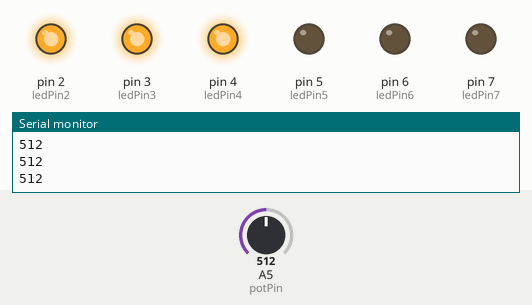
Simulated run of this sketch. Board: Arduino Uno, built with avr-gcc and run on an emulated ATmega328P. Shown: output pins drawn as LEDs (lit = HIGH), the last lines printed to the serial monitor. Inputs (shaded band) come from the test bench; at power-on: A5 (potPin) = 512. Pins used as bus, display or sensor lines are not drawn.

Above: at 1.2 s.
1.3 s: A5 (potPin) set to 573
2.8 s: A5 (potPin) set to 597
At 3.2 s:
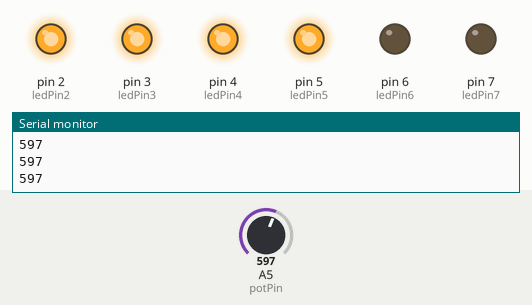
4.3 s: A5 (potPin) set to 428
At 5.4 s:
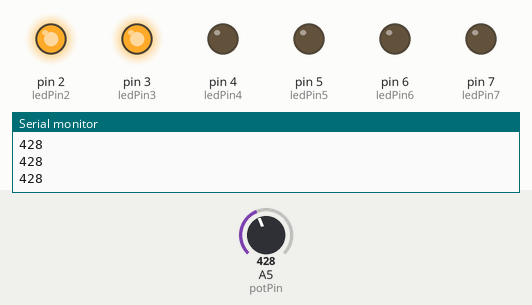
5.8 s: A5 (potPin) set to 303
7.3 s: A5 (potPin) set to 277
At 7.7 s:
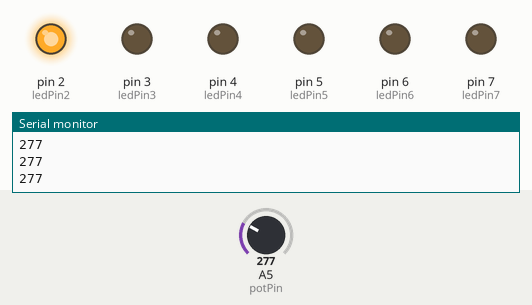
8.8 s: A5 (potPin) set to 306
At 10.2 s:
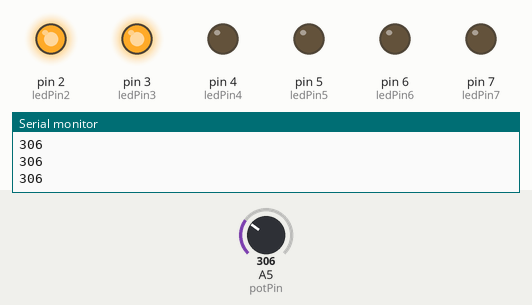
Timing chart, 0 to 11.3 s (numbered marks = the images above; inputs shaded):
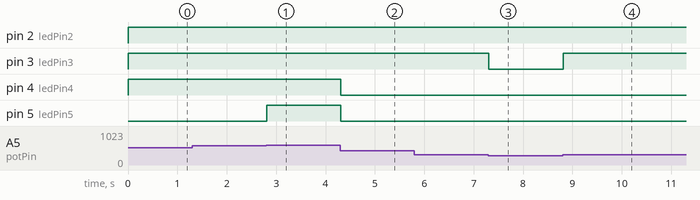

Measured:
- the behaviour switches between 583 and 584 on A5 (potPin) (found by bisection; images 0 and 1)
- the behaviour switches between 292 and 291 on A5 (potPin) (found by bisection; images 2 and 3)
- after the input at 2.8 s, pin 5 (ledPin5): LOW → HIGH at once
- after the input at 4.3 s, pin 4 (ledPin4), pin 5 (ledPin5): HIGH → LOW at once
- after the input at 7.3 s, pin 3 (ledPin3): HIGH → LOW at once
- after the input at 8.8 s, pin 3 (ledPin3): LOW → HIGH at once

The sketch:

opdracht3_code.ino
```cpp
//ints aanmaken voor de ingangen waar de potentiometer en leds op aangesloten zijn in de arduino
int potPin = A5;
int ledPin1 = 1;
int ledPin2 = 2;
int ledPin3 = 3;
int ledPin4 = 4;
int ledPin5 = 5;
int ledPin6 = 6;
int ledPin7 = 7;

void setup(){
  //instagneren van de potentiometer en leds
pinMode(potPin, INPUT);
pinMode(ledPin1, OUTPUT);
pinMode(ledPin2, OUTPUT);
pinMode(ledPin3, OUTPUT);
pinMode(ledPin4, OUTPUT);
pinMode(ledPin5, OUTPUT);
pinMode(ledPin6, OUTPUT);
pinMode(ledPin7, OUTPUT);
Serial.begin(9600);
}

void loop(){
//hoeveelheid voltage die binnen komt van de potenti0meter
int potMeasure = analogRead(A5);

//bij minder dan 75 alle leds uit
Serial.println(potMeasure);
if(potMeasure < 75){
  digitalWrite(ledPin1,LOW);
  digitalWrite(ledPin2,LOW);
  digitalWrite(ledPin3,LOW);
  digitalWrite(ledPin4,LOW);
  digitalWrite(ledPin5,LOW);
  digitalWrite(ledPin6,LOW);
  digitalWrite(ledPin7,LOW);
   }
   //bij minder dan 146 alleen led1 aan
   else if(potMeasure < 146){
     digitalWrite(ledPin1,HIGH);
     digitalWrite(ledPin2,LOW);
     digitalWrite(ledPin3,LOW);
     digitalWrite(ledPin4,LOW);
     digitalWrite(ledPin5,LOW);
     digitalWrite(ledPin6,LOW);
     digitalWrite(ledPin7,LOW);
     //bij minder dan 146 led1 en 2 aan
}else if(potMeasure < 292){
  digitalWrite(ledPin1,HIGH);
     digitalWrite(ledPin2,HIGH);
     digitalWrite(ledPin3,LOW);
     digitalWrite(ledPin4,LOW);
     digitalWrite(ledPin5,LOW);
     digitalWrite(ledPin6,LOW);
     digitalWrite(ledPin7,LOW);
          //bij minder dan 146 led1, 2 en 3 aan
}else if(potMeasure < 438){
  digitalWrite(ledPin1,HIGH);
     digitalWrite(ledPin2,HIGH);
     digitalWrite(ledPin3,HIGH);
     digitalWrite(ledPin4,LOW);
     digitalWrite(ledPin5,LOW);
     digitalWrite(ledPin6,LOW);
     digitalWrite(ledPin7,LOW);
          //bij minder dan 146 led1, 2, 3 en 4 aan
}else if(potMeasure < 584){
  digitalWrite(ledPin1,HIGH);
     digitalWrite(ledPin2,HIGH);
     digitalWrite(ledPin3,HIGH);
     digitalWrite(ledPin4,HIGH);
     digitalWrite(ledPin5,LOW);
     digitalWrite(ledPin6,LOW);
     digitalWrite(ledPin7,LOW);
               //bij minder dan 146 led1, 2, 3, 4 en 5 aan
}else if(potMeasure < 730){
  digitalWrite(ledPin1,HIGH);
     digitalWrite(ledPin2,HIGH);
     digitalWrite(ledPin3,HIGH);
     digitalWrite(ledPin4,HIGH);
     digitalWrite(ledPin5,HIGH);
     digitalWrite(ledPin6,LOW);
     digitalWrite(ledPin7,LOW);
               //bij minder dan 146 led1, 2, 3, 4, 5 en 6 aan
}else if(potMeasure < 876){
  digitalWrite(ledPin1,HIGH);
     digitalWrite(ledPin2,HIGH);
     digitalWrite(ledPin3,HIGH);
     digitalWrite(ledPin4,HIGH);
     digitalWrite(ledPin5,HIGH);
     digitalWrite(ledPin6,HIGH);
     digitalWrite(ledPin7,LOW);
                    //bij minder dan 146 led1, 2, 3, 4, 5, 6 en 7 aan
}else if(potMeasure < 1022){
  digitalWrite(ledPin1,HIGH);
     digitalWrite(ledPin2,HIGH);
     digitalWrite(ledPin3,HIGH);
     digitalWrite(ledPin4,HIGH);
     digitalWrite(ledPin5,HIGH);
     digitalWrite(ledPin6,HIGH);
     digitalWrite(ledPin7,HIGH);
}
}

//bronnen
//ik heb hulp gehad van Jakub met het opstellen van de code 
```
